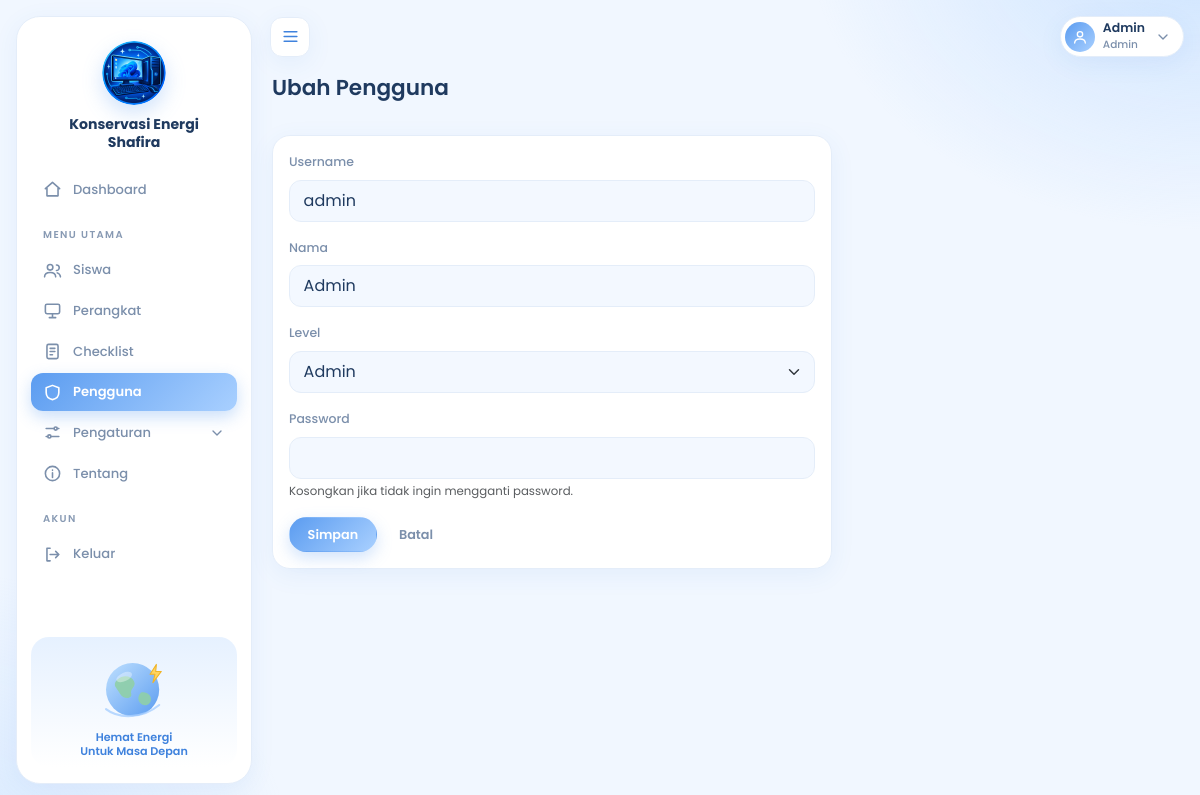
The page /users/form.php?id=111 (signed in) on the database its author committed.
### tables this page shows
CREATE TABLE users (
  id_user  INT(11) NOT NULL AUTO_INCREMENT,
  username VARCHAR(50) NOT NULL,
  password VARCHAR(255) NOT NULL,
  nama     VARCHAR(100) NOT NULL,
  level    ENUM('Admin','Guru','Siswa') NOT NULL,
  nis      INT(10) NULL DEFAULT NULL,
  PRIMARY KEY (id_user),
  UNIQUE KEY uk_username (username),
  KEY idx_users_nis (nis),
   
  CONSTRAINT fk_users_siswa FOREIGN KEY (nis) REFERENCES siswa (nis)
    ON DELETE RESTRICT ON UPDATE RESTRICT,
  CONSTRAINT chk_users_nis CHECK ((level = 'Siswa' AND nis IS NOT NULL) OR (level <> 'Siswa' AND nis IS NULL))
);

### users/form.php (the view, shortened to what this page needs)
<?php
require_once __DIR__ . '/../includes/functions.php';
$levels = ['Admin', 'Guru', 'Siswa'];
$edit = isset($_GET['id']);
$row = ['username' => '', 'nama' => '', 'level' => 'Siswa', 'nis' => null];
if ($edit) {
    $st = $pdo->prepare('SELECT id_user, username, nama, level, nis FROM users WHERE id_user = ?');
    $st->execute([(int)$_GET['id']]);
    $row = $st->fetch();
}
$judul = $edit ? 'Ubah Pengguna' : 'Tambah Pengguna';
require '../includes/header.php';
?>
<h3 class="mb-3"><?= $judul ?></h3>
<div class="card" style="max-width:560px"><div class="card-body">
<form method="post"><?= csrf_field() ?>
  <div class="mb-3"><label class="form-label">Username</label>
    <input name="username" class="form-control" value="<?= e($row['username']) ?>" required maxlength="50"></div>
  <div class="mb-3"><label class="form-label">Nama</label>
    <input name="nama" class="form-control" value="<?= e($row['nama']) ?>" required maxlength="100"></div>
  <div class="mb-3"><label class="form-label">Level</label>
    <select name="level" id="level" class="form-select">
      <?php foreach ($levels as $l): ?><option <?= $row['level'] === $l ? 'selected' : '' ?>><?= $l ?></option><?php endforeach; ?>
    </select></div>
  <div class="mb-3"><label class="form-label">Password</label>
    <input name="password" type="password" class="form-control" <?= $edit ? '' : 'required' ?> autocomplete="new-password">
    <?php if ($edit): ?><div class="form-text">Kosongkan jika tidak ingin mengganti password.</div><?php endif; ?></div>
  <button class="btn btn-success">Simpan</button> <a class="btn btn-link" href="index.php">Batal</a>
</form></div></div>
<?php require '../includes/footer.php'; ?>

### includes/header.php (shortened to what this page needs)
<?php
require_once __DIR__ . '/functions.php';
$u     = user();
$aktif = halaman_aktif();
$level = $u['level'] ?? '';
?>
<!doctype html>
<html lang="id" data-bs-theme="light">
<head>
  <link href="https://cdn.jsdelivr.net/npm/bootstrap@5.3.3/dist/css/bootstrap.min.css" rel="stylesheet">
  <link href="<?= BASE_URL ?>/assets/css/app.css" rel="stylesheet">
</head>
<body>
<div class="app-shell">
  <aside class="sidebar" id="sidebar">
    <a class="brand" href="<?= BASE_URL ?>/index.php"><?= logo(64) ?><span>Konservasi Energi<br>Shafira</span></a>
    <?= menu_item('dashboard', 'index.php', 'home', 'Dashboard', $aktif) ?>
    <div class="grp">MENU UTAMA</div>
    <?php if (in_array($level, ['Admin', 'Guru'], true)): ?>
      <?= menu_item('siswa', 'siswa/', 'siswa', 'Siswa', $aktif) ?>
      <?= menu_item('perangkat', 'perangkat/', 'device', 'Perangkat', $aktif) ?>
      <?= menu_item('checklist', 'checklist/', 'list', 'Checklist', $aktif) ?>
    <?php else: ?>
      <?= menu_item('checklist', 'checklist/', 'list', 'Checklist saya', $aktif) ?>
    <?php endif; ?>
    <?php if ($level === 'Admin'): ?>
      <?= menu_item('users', 'users/', 'shield', 'Pengguna', $aktif) ?>
    <?php endif; ?>
    <button class="menu menu-btn" type="button" data-bs-toggle="collapse" data-bs-target="#subSetting" aria-expanded="<?= $aktif === 'akun' ? 'true' : 'false' ?>">
      <?= ikon('set') ?><span>Pengaturan</span><span class="chv"><?= ikon('chev') ?></span>
    </button>
    <?= menu_item('tentang', 'tentang.php', 'info', 'Tentang', $aktif) ?>
    <div class="grp">AKUN</div>
    <a class="menu" href="<?= BASE_URL ?>/logout.php"><?= ikon('out') ?><span>Keluar</span></a>
    <div class="side-ilus"><div class="box"><?= ilus_bumi() ?><small>Hemat Energi<br>Untuk Masa Depan</small></div></div>
  </aside>
  <div class="app-main">
    <header class="topbar">
      <button class="burger" id="btnSidebar" type="button" aria-label="Buka atau tutup sidebar"><?= ikon('menu') ?></button>
      <div class="dropdown">
        <button class="user-btn" type="button" data-bs-toggle="dropdown" aria-expanded="false">
          <span class="avatar"><?= ikon('user') ?></span>
          <span class="user-nama d-none d-sm-block"><b><?= e($u['nama'] ?? '') ?></b><small><?= e($level) ?></small></span>
          <span class="chv"><?= ikon('chev') ?></span>
        </button>
      </div>
    </header>
    <main class="page">

### assets/css/app.css (style rules this page uses)
:root, [data-bs-theme=light] { --pri:#5b9cf0; --pri-d:#3f82dd; --pri-l:#a9d0ff; --on:#fff; --bg:#f1f7ff; --card:#fff; --hd:#f3f8ff; --soft:#e6f1ff; --mu:#7b8fab; --bd:#e4edf9; --tx:#1f3a5f; --ok:#22a06b; --ok-bg:#e2f6ec; --bad:#e5596b; --bad-bg:#fde8eb; --warn:#e29a2d; --warn-bg:#fff2dc; --glow:0 6px 24px rgba(63,130,221,.08); --r:18px; --bs-body-bg:var(--bg); --bs-body-color:var(--tx); --bs-border-color:var(--bd); --bs-body-font-family:"Poppins",system-ui,sans-serif; --bs-body-font-size:.84rem; }
body { background:var(--bg); color:var(--tx); }
body::before { content:""; position:fixed; inset:0; z-index:-1; pointer-events:none; background:radial-gradient(560px 420px at 100% -8%, rgba(169,208,255,.50), transparent 70%), radial-gradient(520px 420px at -6% 108%, rgba(169,208,255,.38), transparent 70%); }
h3, h4, h5, h6 { font-weight:600; color:var(--tx); }
h3 { font-size:1.35rem; }
a { color:var(--pri-d); }
.app-shell { display:flex; align-items:flex-start; min-height:100vh; padding:16px; gap:18px; }
.sidebar { width:236px; flex:none; background:var(--card); border:1px solid var(--bd); border-radius:24px; box-shadow:var(--glow); padding:20px 14px 16px; display:flex; flex-direction:column; gap:3px; overflow-y:auto; position:sticky; top:16px; height:calc(100vh - 32px); transition:margin .2s; }
.app-main { flex:1; min-width:0; display:flex; flex-direction:column; gap:18px; }
.brand { display:flex; flex-direction:column; align-items:center; gap:10px; color:var(--tx); font-weight:700; font-size:.88rem; line-height:1.3; text-align:center; padding:4px 8px 16px; text-decoration:none; }
.grp { font-size:10px; letter-spacing:.14em; color:var(--mu); padding:16px 12px 6px; font-weight:600; opacity:.9; }
.menu { display:flex; align-items:center; gap:11px; padding:9px 12px; border-radius:12px; color:var(--mu); text-decoration:none; cursor:pointer; font-weight:500; font-size:.82rem; transition:background .15s,color .15s; }
.menu-btn { background:none; border:0; width:100%; text-align:left; font:inherit; font-size:.82rem; font-weight:500; }
.chv { margin-left:auto; display:flex; transition:transform .2s; }
.side-ilus { margin-top:auto; padding-top:14px; text-align:center; }
.side-ilus .box { background:linear-gradient(180deg,var(--soft),transparent); border-radius:18px; padding:12px 8px 8px; }
.side-ilus small { display:block; color:var(--pri-d); font-weight:600; font-size:.7rem; line-height:1.3; margin-top:4px; }
.topbar { display:flex; align-items:center; justify-content:space-between; position:sticky; top:16px; z-index:10; }
.burger { width:40px; height:40px; border-radius:12px; border:1px solid var(--bd); background:var(--card); color:var(--pri-d); display:grid; place-items:center; box-shadow:var(--glow); }
.user-btn { display:flex; align-items:center; gap:8px; background:var(--card); border:1px solid var(--bd); border-radius:99px; padding:4px 12px 4px 4px; color:var(--tx); font-weight:500; box-shadow:var(--glow); }
.avatar { width:30px; height:30px; border-radius:50%; background:linear-gradient(135deg,var(--pri),var(--pri-l)); color:#fff; display:grid; place-items:center; }
.user-nama { line-height:1.2; text-align:left; }
.user-nama b { font-weight:600; font-size:.78rem; display:block; }
.user-nama small { color:var(--mu); font-size:.66rem; }
.user-btn .chv { margin-left:2px; color:var(--mu); }
.page { padding:0 2px 28px; display:flex; flex-direction:column; gap:18px; }
.card { background:var(--card); border:1px solid var(--bd); border-radius:var(--r); box-shadow:var(--glow); }
.form-control, .form-select { border-radius:12px; background-color:var(--hd); border:1px solid var(--bd); padding:.5rem .85rem; color:var(--tx); }
.form-label { font-weight:500; color:var(--mu); font-size:.78rem; }
.btn { border-radius:99px; font-weight:600; font-size:.8rem; padding:.45rem 1.1rem; border-width:1px; }
.btn-success { --bs-btn-bg:var(--pri); --bs-btn-border-color:var(--pri); --bs-btn-color:var(--on); --bs-btn-hover-bg:var(--pri-d); --bs-btn-hover-border-color:var(--pri-d); --bs-btn-hover-color:var(--on); --bs-btn-active-bg:var(--pri-d); --bs-btn-active-border-color:var(--pri-d); --bs-btn-active-color:var(--on); background-image:linear-gradient(135deg,var(--pri),var(--pri-l)); border-color:transparent; box-shadow:0 6px 16px rgba(91,156,240,.28); }
.btn-link { text-decoration:none; color:var(--mu); }

### rows shown on the page
users: nama "Admin", level "Admin", username "admin"

### other values the page prints
$label "Dashboard Siswa Perangkat Checklist Pengguna Tentang"
$judul "Ubah Pengguna"
